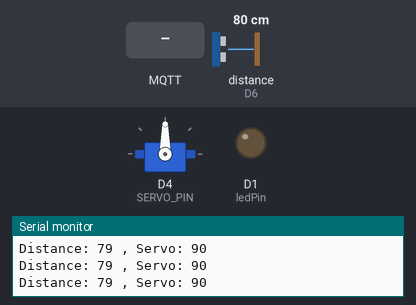
The sketch below on a simulated ESP8266 (NodeMCU). Shown: servo, output pins drawn as LEDs (lit = HIGH), the last lines printed to the serial monitor. Wiring (inferred from the names in the program): ultrasonic range finder: trigger D5; echo D6. The test bench sets the inputs (shaded band); at power-on: distance to the obstacle (sensor on D6) 80 cm. The echo pulse lasts 58.3 µs per cm; WiFi joins after 1.5 s; servers stay silent unless stated; no MQTT or app messages arrive unless stated; pins used as bus, display or sensor lines are not drawn.

Above: at 2.7 s.
2.8 s: distance to the obstacle (sensor on D6) set to 12 cm
4.3 s: distance to the obstacle (sensor on D6) set to 9 cm
At 4.72 s:
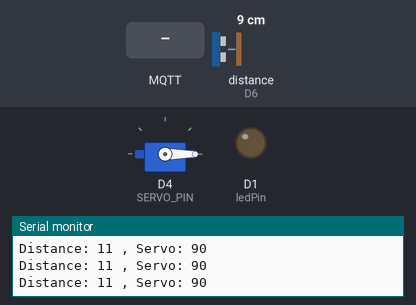
7.3 s: MQTT message "ON" arrives on the first subscribed topic
At 8.6 s:
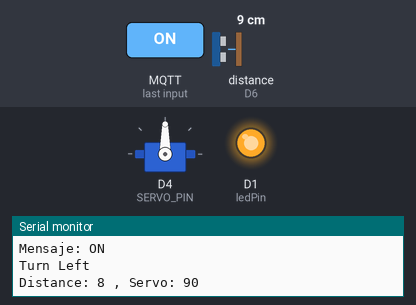
10.3 s: MQTT message "OFF" arrives on the first subscribed topic
At 12.05 s:
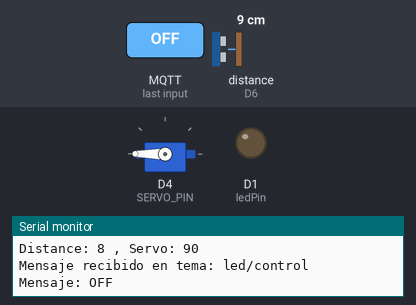
13.3 s: distance to the obstacle (sensor on D6) set to 4 cm
16.3 s: distance to the obstacle (sensor on D6) set to 2 cm
At 17.5 s:
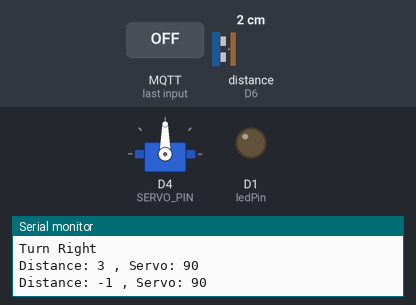
Timing chart, 0 to 19.2 s (numbered marks = the images above; inputs shaded):
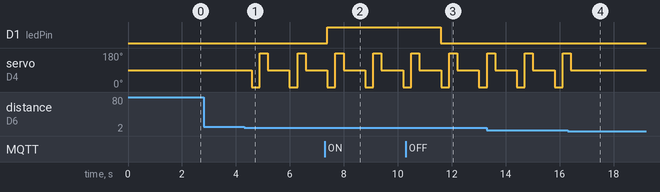

Measured:
- the behaviour switches between 11 and 10 cm on distance to the obstacle (sensor on D6) (found by bisection; images 0 and 1)
- the behaviour switches between 3 and 2 cm on distance to the obstacle (sensor on D6) (found by bisection; images 3 and 4)
- after the input at 4.3 s, servo on D4 (SERVO_PIN): 90° → 0° after 0.28 s, → 180° 0.30 s later, → 90° 0.30 s later, → 0° 0.80 s later, … (6 changes in this stretch)
- after the input at 7.3 s, D1 (ledPin): LOW → HIGH after 0.09 s
- after the input at 10.3 s, D1 (ledPin): HIGH → LOW after 1.3 s
- after the input at 16.3 s, servo on D4 (SERVO_PIN): goes on until 16.4 s, then stays 90°

The sketch:

ESP8266.ino
```cpp
#include <ESP8266WiFi.h>
#include <PubSubClient.h>
#include <Arduino.h>
#include <Servo.h>

#define TRIG D5
#define ECHO D6
#define SERVO_PIN D4

Servo servo;

// Configuración Wi-Fi
const char* ssid = ""; //red de internet
const char* password = ""; //contraseña

// Configuración del servidor MQTT
const char* mqtt_server = "broker.hivemq.com";
const int mqtt_port = 1883;
const char* mqtt_led_topic = "led/control";
const char* mqtt_servo_topic = "sensor/servo";
const char* mqtt_distance_topic = "sensor/distance";

WiFiClient espClient;
PubSubClient client(espClient);

const int ledPin = D1; // Pin donde está conectado el LED

void setup() {
  pinMode(ledPin, OUTPUT);
  digitalWrite(ledPin, LOW);
  Serial.begin(9600);
  Serial1.begin(9600, SERIAL_8N1); // Ajuste para evitar caracteres corruptos

  pinMode(TRIG, OUTPUT);
  pinMode(ECHO, INPUT);

  servo.attach(SERVO_PIN);
  servo.write(90);

  WiFi.begin(ssid, password);
  Serial.print("Conectando a Wi-Fi");
  while (WiFi.status() != WL_CONNECTED) {
    delay(500);
    Serial.print(".");
  }
  Serial.println("\nWi-Fi conectado");
  Serial.print("IP: ");
  Serial.println(WiFi.localIP());

  client.setServer(mqtt_server, mqtt_port);
  client.setCallback(callback);
}

void callback(char* topic, byte* payload, unsigned int length) {
  Serial.print("Mensaje recibido en tema: ");
  Serial.println(topic);

  String message = "";
  for (unsigned int i = 0; i < length; i++) {
    message += (char)payload[i];
  }
  Serial.println("Mensaje: " + message);

  // Solo se atiende el tópico de LED
  if (strcmp(topic, mqtt_led_topic) == 0) {
    if (message == "ON") {
      digitalWrite(ledPin, HIGH);
    } else if (message == "OFF") {
      digitalWrite(ledPin, LOW);
    }
  }
}

void reconnect() {
  // Se intenta reconectar solo una vez si no está conectado
  if (!client.connected()) {
    Serial.print("Intentando conexión MQTT...");
    if (client.connect("ESP8266_Client")) {
      Serial.println("Conectado");
      client.subscribe(mqtt_led_topic);
    } else {
      Serial.print("Falló, rc=");
      Serial.println(client.state());
    }
  }
}

void loop() {
  if (!client.connected()) {
    reconnect();
  }
  client.loop();

  long duration;
  int distance;

  // Medición del sensor ultrasónico
  digitalWrite(TRIG, LOW);
  delayMicroseconds(2);
  digitalWrite(TRIG, HIGH);
  delayMicroseconds(10);
  digitalWrite(TRIG, LOW);

  duration = pulseIn(ECHO, HIGH);
  distance = duration * 0.034 / 2;

  if (distance < 2 || distance > 400) {
    distance = -1;
  }

  if (distance > 0 && distance < 10) {
    buscarCamino();
  }

  // Publicar datos en tópicos separados
  client.publish(mqtt_distance_topic, String(distance).c_str());
  Serial1.println(String(distance) + "," + String(servo.read())); // Enviar datos al Mega

  Serial.print("Distance: ");
  Serial.print(distance);
  Serial.print(" , Servo: ");
  Serial.println(servo.read());

  delay(500);
}

void buscarCamino() {
  int distDerecha, distIzquierda;

  // Mover servo a la izquierda (0°) y medir
  servo.write(0);
  delay(300);
  distDerecha = medirDistancia();

  // Mover servo a la derecha (180°) y medir
  servo.write(180);
  delay(300);
  distIzquierda = medirDistancia();

  // Regresar a la posición central (90°)
  servo.write(90);
  delay(300);

  // Publicar en MQTT según la dirección elegida
  if (distDerecha > distIzquierda) {
    Serial.println("Turn Right");
    client.publish(mqtt_servo_topic, "Turn Right");
  } else {
    Serial.println("Turn Left");
    client.publish(mqtt_servo_topic, "Turn Left");
  }
}

int medirDistancia() {
  long duration;
  int d;

  digitalWrite(TRIG, LOW);
  delayMicroseconds(2);
  digitalWrite(TRIG, HIGH);
  delayMicroseconds(10);
  digitalWrite(TRIG, LOW);

  duration = pulseIn(ECHO, HIGH);
  d = duration * 0.034 / 2;

  if (d < 2 || d > 400) {
    return -1;
  }
  return d;
}
```
